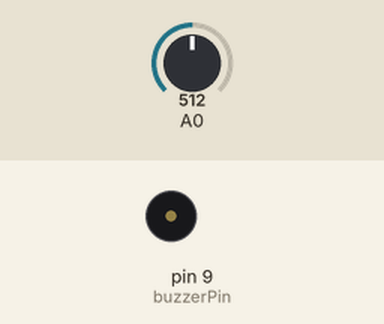
This sketch was run on a simulated Arduino Uno, built with avr-gcc and run on an emulated ATmega328P. Shown: buzzer (waves = sounding, pin HIGH). The inputs (shaded band) are chosen by the test bench; at power-on: A0 = 512.

Above: at 1.2 s.
1.3 s: A0 set to 985
2.8 s: A0 set to 1011
At 3.05 s:
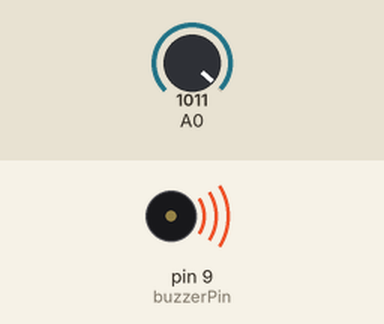
5.8 s: A0 set to 900
At 5.8 s:
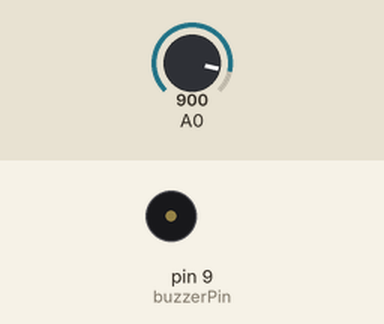
7.3 s: A0 set to 1023
At 7.55 s:
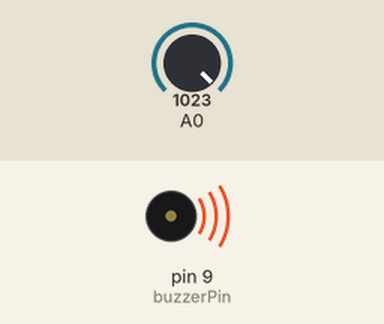
Timing chart, 0 to 11.3 s (numbered marks = the images above; inputs shaded):
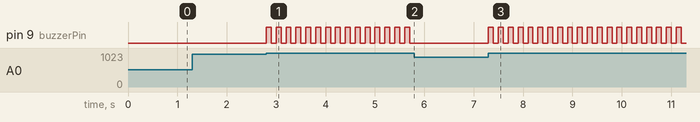

The sketch:

MQ2GasSensor.ino
```cpp
int eskiDeger=1000;
int buzzerPin=9;  // Buzzer is connected to pin 9
int deger=0; // Variable to store sensor value

void setup() {
  pinMode(buzzerPin,OUTPUT);

}

void loop() {
  deger=analogRead(A0);  // Read analog value from A0 pin

  if(deger> eskiDeger){
    digitalWrite(buzzerPin,HIGH); // Turn on the buzzer
    delay(100);  // Wait for 100 ms
    digitalWrite(buzzerPin,LOW);
    delay(100);
  }
  else{
    digitalWrite(buzzerPin,LOW);  // Keep buzzer off
  }

}
```

Measured:
- the behaviour switches between 1000 and 1001 on A0 (found by bisection; images 0 and 1)
- after the input at 1.3 s, every drawn part: stays the same
- after the input at 2.8 s, pin 9 (buzzerPin): alternates HIGH for 0.10 s and LOW for 0.10 s, starting at once
- after the input at 5.8 s, pin 9 (buzzerPin): stops changing and stays LOW
- after the input at 7.3 s, pin 9 (buzzerPin): alternates HIGH for 0.10 s and LOW for 0.10 s, starting at once
